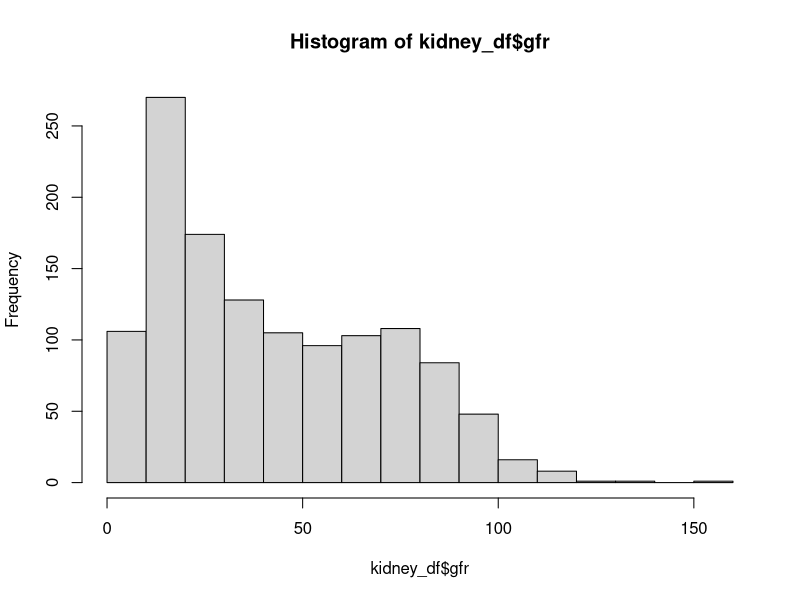
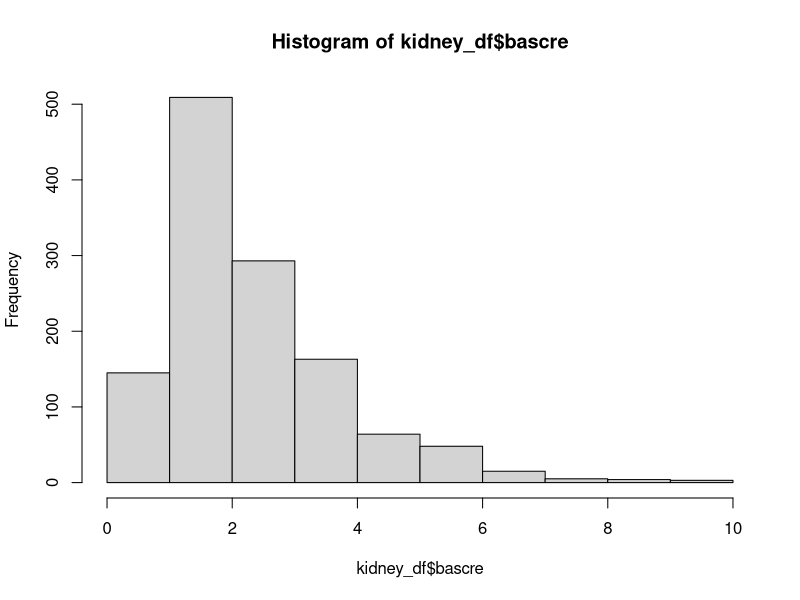
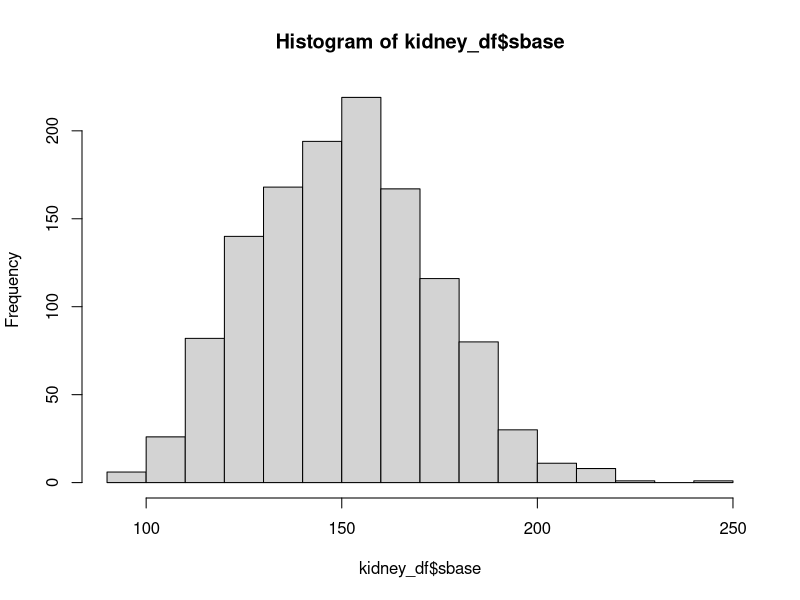
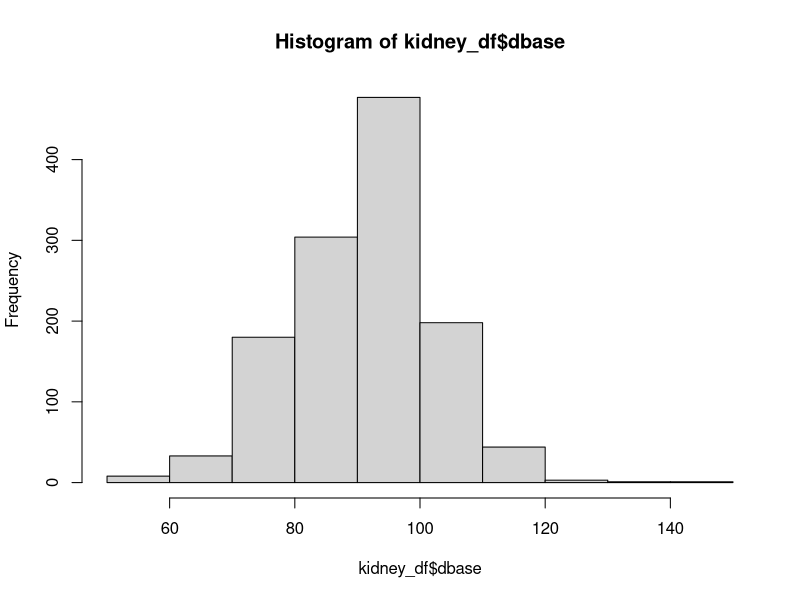
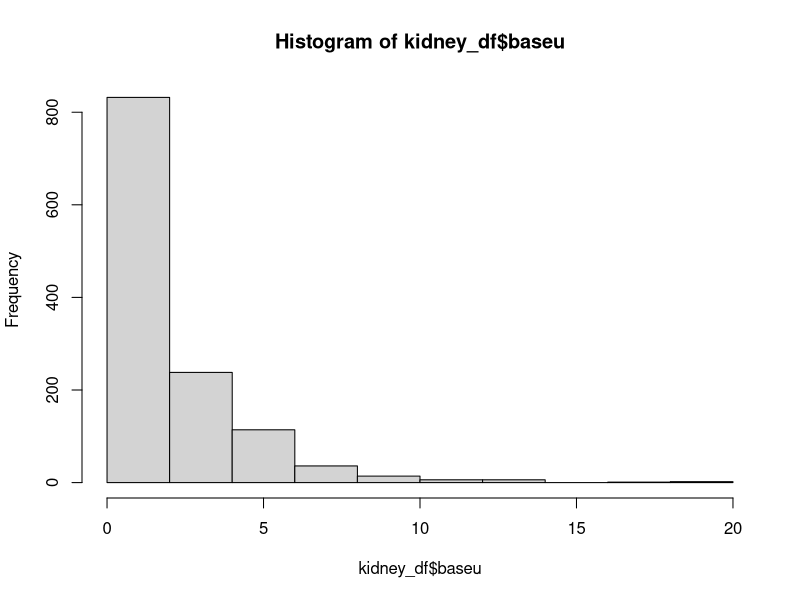
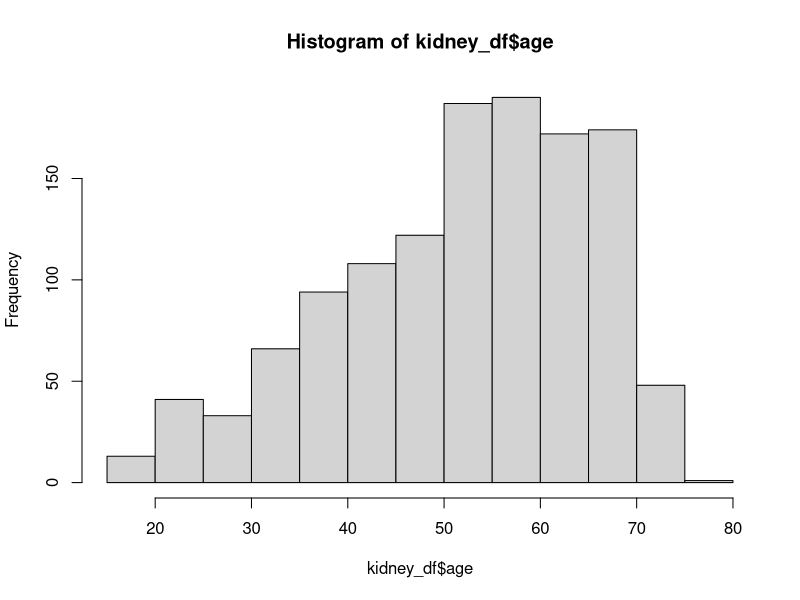

Source code (R) for these figures, in order:
## ---- chunk 1
suppressPackageStartupMessages(library(tidyverse))
kidney_df <- read.csv("baseseg.csv")
kidney_df <- kidney_df %>% 
  select(c(gfr, bascre, sbase, dbase, baseu, AGE, SEX, black)) %>%
  rename(sex = SEX, age = AGE) %>%
  na.omit()
kidney_df$black <- as.factor(kidney_df$black)
kidney_df$sex <- as.factor(kidney_df$sex)
## ---- chunk 2
hist(kidney_df$gfr)
hist(kidney_df$bascre)
hist(kidney_df$sbase)
hist(kidney_df$dbase)
hist(kidney_df$baseu)
hist(kidney_df$age)
